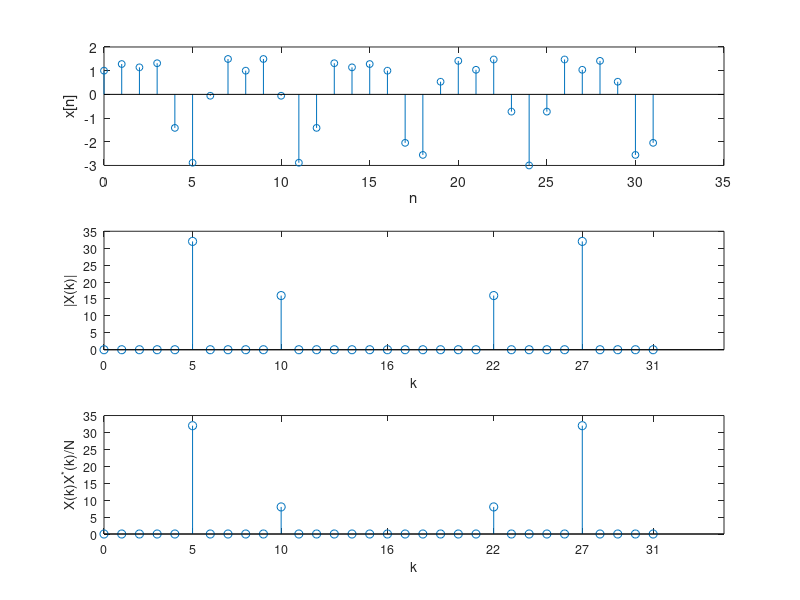

MATLAB code to generate this figure:
%ds03e06.m : for Example 3.6
% Auto-Periodogram of a 2-Tone Signal
clear, clf
N=32; A1=2; A2=1; k1=5; k2=10; Om1=2*pi*k1/N; Om2=2*pi*k2/N;  
Nx=32;  n=0:Nx-1; % Length and Duration of signal data x[n]
x = A1*sin(Om1*n) + A2*cos(Om2*n); % x[n] Eq.(E3.6.1)
subplot(311), stem(n,x,'MarkerSize',5), xlabel('n'), ylabel('x[n]')
k=[0:N-1]; X=fft(x,N); Pxx=X.*conj(X)/N; % DFT and Periodogram (3.24)
subplot(312), stem(k,abs(X)), xlabel('k'), ylabel('|X(k)|')
set(gca,'xtick',[0 k1 k2 N/2 N-k2 N-k1 N-1],'fontsize',9)
subplot(313), stem(k,Pxx), xlabel('k'), ylabel('X(k)X^*(k)/N')
set(gca,'xtick',[0 k1 k2 N/2 N-k2 N-k1 N-1],'fontsize',9)
